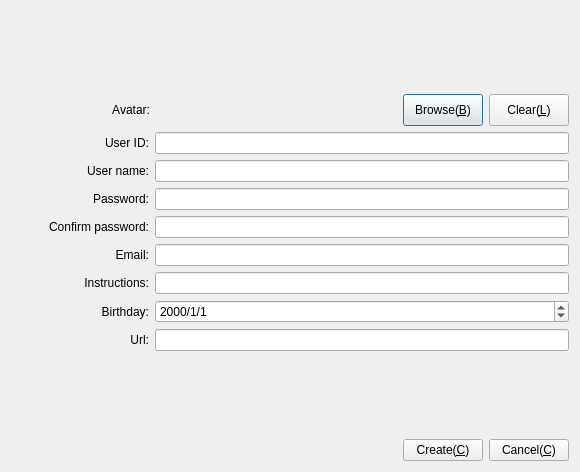
<?xml version="1.0" encoding="UTF-8"?>
<ui version="4.0">
 <class>CDlgRegister</class>
 <widget class="QDialog" name="CDlgRegister">
  <property name="windowModality">
   <enum>Qt::NonModal</enum>
  </property>
  <property name="geometry">
   <rect>
    <x>0</x>
    <y>0</y>
    <width>580</width>
    <height>472</height>
   </rect>
  </property>
  <property name="sizePolicy">
   <sizepolicy hsizetype="Preferred" vsizetype="Preferred">
    <horstretch>0</horstretch>
    <verstretch>0</verstretch>
   </sizepolicy>
  </property>
  <property name="minimumSize">
   <size>
    <width>0</width>
    <height>0</height>
   </size>
  </property>
  <property name="windowTitle">
   <string>Create account</string>
  </property>
  <property name="windowIcon">
   <iconset resource="../../Resource/Resource.qrc">
    <normaloff>:/icon/AppIcon</normaloff>:/icon/AppIcon</iconset>
  </property>
  <layout class="QGridLayout" name="gridLayout">
   <item row="0" column="0">
    <spacer name="verticalSpacer_2">
     <property name="orientation">
      <enum>Qt::Vertical</enum>
     </property>
     <property name="sizeHint" stdset="0">
      <size>
       <width>20</width>
       <height>40</height>
      </size>
     </property>
    </spacer>
   </item>
   <item row="2" column="0">
    <layout class="QHBoxLayout" name="horizontalLayout">
     <item>
      <widget class="QLabel" name="label_6">
       <property name="sizePolicy">
        <sizepolicy hsizetype="Preferred" vsizetype="Preferred">
         <horstretch>1</horstretch>
         <verstretch>0</verstretch>
        </sizepolicy>
       </property>
       <property name="minimumSize">
        <size>
         <width>0</width>
         <height>0</height>
        </size>
       </property>
       <property name="text">
        <string>User ID:</string>
       </property>
       <property name="alignment">
        <set>Qt::AlignRight|Qt::AlignTrailing|Qt::AlignVCenter</set>
       </property>
       <property name="wordWrap">
        <bool>true</bool>
       </property>
      </widget>
     </item>
     <item>
      <widget class="QLineEdit" name="txtId">
       <property name="sizePolicy">
        <sizepolicy hsizetype="Preferred" vsizetype="Preferred">
         <horstretch>3</horstretch>
         <verstretch>0</verstretch>
        </sizepolicy>
       </property>
       <property name="maximumSize">
        <size>
         <width>16777215</width>
         <height>16777215</height>
        </size>
       </property>
      </widget>
     </item>
    </layout>
   </item>
   <item row="8" column="0">
    <layout class="QHBoxLayout" name="horizontalLayout_8">
     <item>
      <widget class="QLabel" name="label_7">
       <property name="sizePolicy">
        <sizepolicy hsizetype="Preferred" vsizetype="Preferred">
         <horstretch>1</horstretch>
         <verstretch>0</verstretch>
        </sizepolicy>
       </property>
       <property name="minimumSize">
        <size>
         <width>0</width>
         <height>0</height>
        </size>
       </property>
       <property name="text">
        <string>Birthday:</string>
       </property>
       <property name="alignment">
        <set>Qt::AlignRight|Qt::AlignTrailing|Qt::AlignVCenter</set>
       </property>
       <property name="wordWrap">
        <bool>true</bool>
       </property>
      </widget>
     </item>
     <item>
      <widget class="QDateEdit" name="dtBirthday">
       <property name="sizePolicy">
        <sizepolicy hsizetype="Preferred" vsizetype="Preferred">
         <horstretch>3</horstretch>
         <verstretch>0</verstretch>
        </sizepolicy>
       </property>
       <property name="maximumSize">
        <size>
         <width>16777215</width>
         <height>16777215</height>
        </size>
       </property>
       <property name="displayFormat">
        <string>yyyy/M/d</string>
       </property>
      </widget>
     </item>
    </layout>
   </item>
   <item row="5" column="0">
    <layout class="QHBoxLayout" name="horizontalLayout_4">
     <item>
      <widget class="QLabel" name="label_3">
       <property name="sizePolicy">
        <sizepolicy hsizetype="Preferred" vsizetype="Preferred">
         <horstretch>1</horstretch>
         <verstretch>0</verstretch>
        </sizepolicy>
       </property>
       <property name="minimumSize">
        <size>
         <width>0</width>
         <height>0</height>
        </size>
       </property>
       <property name="text">
        <string>Confirm password:</string>
       </property>
       <property name="alignment">
        <set>Qt::AlignRight|Qt::AlignTrailing|Qt::AlignVCenter</set>
       </property>
       <property name="wordWrap">
        <bool>true</bool>
       </property>
      </widget>
     </item>
     <item>
      <widget class="QLineEdit" name="txtConfirmPassword">
       <property name="sizePolicy">
        <sizepolicy hsizetype="Preferred" vsizetype="Preferred">
         <horstretch>3</horstretch>
         <verstretch>0</verstretch>
        </sizepolicy>
       </property>
       <property name="minimumSize">
        <size>
         <width>0</width>
         <height>0</height>
        </size>
       </property>
       <property name="maximumSize">
        <size>
         <width>16777215</width>
         <height>16777215</height>
        </size>
       </property>
       <property name="echoMode">
        <enum>QLineEdit::Password</enum>
       </property>
      </widget>
     </item>
    </layout>
   </item>
   <item row="9" column="0">
    <layout class="QHBoxLayout" name="horizontalLayout_10">
     <item>
      <widget class="QLabel" name="label_8">
       <property name="sizePolicy">
        <sizepolicy hsizetype="Preferred" vsizetype="Preferred">
         <horstretch>1</horstretch>
         <verstretch>0</verstretch>
        </sizepolicy>
       </property>
       <property name="minimumSize">
        <size>
         <width>0</width>
         <height>0</height>
        </size>
       </property>
       <property name="text">
        <string>Url:</string>
       </property>
       <property name="alignment">
        <set>Qt::AlignRight|Qt::AlignTrailing|Qt::AlignVCenter</set>
       </property>
       <property name="wordWrap">
        <bool>true</bool>
       </property>
      </widget>
     </item>
     <item>
      <widget class="QLineEdit" name="txtUrl">
       <property name="sizePolicy">
        <sizepolicy hsizetype="Preferred" vsizetype="Preferred">
         <horstretch>3</horstretch>
         <verstretch>0</verstretch>
        </sizepolicy>
       </property>
       <property name="minimumSize">
        <size>
         <width>0</width>
         <height>0</height>
        </size>
       </property>
       <property name="maximumSize">
        <size>
         <width>16777215</width>
         <height>16777215</height>
        </size>
       </property>
      </widget>
     </item>
    </layout>
   </item>
   <item row="3" column="0">
    <layout class="QHBoxLayout" name="horizontalLayout_2">
     <item>
      <widget class="QLabel" name="label">
       <property name="sizePolicy">
        <sizepolicy hsizetype="Preferred" vsizetype="Preferred">
         <horstretch>1</horstretch>
         <verstretch>0</verstretch>
        </sizepolicy>
       </property>
       <property name="minimumSize">
        <size>
         <width>0</width>
         <height>0</height>
        </size>
       </property>
       <property name="text">
        <string>User name:</string>
       </property>
       <property name="alignment">
        <set>Qt::AlignRight|Qt::AlignTrailing|Qt::AlignVCenter</set>
       </property>
       <property name="wordWrap">
        <bool>true</bool>
       </property>
      </widget>
     </item>
     <item>
      <widget class="QLineEdit" name="txtUser">
       <property name="sizePolicy">
        <sizepolicy hsizetype="Preferred" vsizetype="Preferred">
         <horstretch>3</horstretch>
         <verstretch>0</verstretch>
        </sizepolicy>
       </property>
       <property name="minimumSize">
        <size>
         <width>0</width>
         <height>0</height>
        </size>
       </property>
       <property name="maximumSize">
        <size>
         <width>16777215</width>
         <height>16777215</height>
        </size>
       </property>
      </widget>
     </item>
    </layout>
   </item>
   <item row="4" column="0">
    <layout class="QHBoxLayout" name="horizontalLayout_3">
     <item>
      <widget class="QLabel" name="label_2">
       <property name="sizePolicy">
        <sizepolicy hsizetype="Preferred" vsizetype="Preferred">
         <horstretch>1</horstretch>
         <verstretch>0</verstretch>
        </sizepolicy>
       </property>
       <property name="minimumSize">
        <size>
         <width>0</width>
         <height>0</height>
        </size>
       </property>
       <property name="text">
        <string>Password:</string>
       </property>
       <property name="alignment">
        <set>Qt::AlignRight|Qt::AlignTrailing|Qt::AlignVCenter</set>
       </property>
       <property name="wordWrap">
        <bool>true</bool>
       </property>
      </widget>
     </item>
     <item>
      <widget class="QLineEdit" name="txtPassword">
       <property name="sizePolicy">
        <sizepolicy hsizetype="Preferred" vsizetype="Preferred">
         <horstretch>3</horstretch>
         <verstretch>0</verstretch>
        </sizepolicy>
       </property>
       <property name="minimumSize">
        <size>
         <width>0</width>
         <height>0</height>
        </size>
       </property>
       <property name="maximumSize">
        <size>
         <width>16777215</width>
         <height>16777215</height>
        </size>
       </property>
       <property name="echoMode">
        <enum>QLineEdit::Password</enum>
       </property>
      </widget>
     </item>
    </layout>
   </item>
   <item row="1" column="0">
    <layout class="QHBoxLayout" name="horizontalLayout_9">
     <item>
      <widget class="QLabel" name="label_9">
       <property name="sizePolicy">
        <sizepolicy hsizetype="Maximum" vsizetype="Preferred">
         <horstretch>0</horstretch>
         <verstretch>0</verstretch>
        </sizepolicy>
       </property>
       <property name="minimumSize">
        <size>
         <width>139</width>
         <height>0</height>
        </size>
       </property>
       <property name="text">
        <string>Avatar:</string>
       </property>
       <property name="alignment">
        <set>Qt::AlignRight|Qt::AlignTrailing|Qt::AlignVCenter</set>
       </property>
      </widget>
     </item>
     <item>
      <layout class="QHBoxLayout" name="horizontalLayout_11">
       <item>
        <widget class="QLabel" name="lbPhoto">
         <property name="sizePolicy">
          <sizepolicy hsizetype="Fixed" vsizetype="Fixed">
           <horstretch>0</horstretch>
           <verstretch>0</verstretch>
          </sizepolicy>
         </property>
         <property name="minimumSize">
          <size>
           <width>32</width>
           <height>32</height>
          </size>
         </property>
         <property name="maximumSize">
          <size>
           <width>32</width>
           <height>32</height>
          </size>
         </property>
         <property name="text">
          <string/>
         </property>
         <property name="pixmap">
          <pixmap resource="../../Resource/Resource.qrc">:/icon/AppIcon</pixmap>
         </property>
         <property name="scaledContents">
          <bool>true</bool>
         </property>
        </widget>
       </item>
       <item>
        <spacer name="horizontalSpacer_2">
         <property name="orientation">
          <enum>Qt::Horizontal</enum>
         </property>
         <property name="sizeHint" stdset="0">
          <size>
           <width>40</width>
           <height>20</height>
          </size>
         </property>
        </spacer>
       </item>
       <item>
        <widget class="QPushButton" name="pbBrowse">
         <property name="sizePolicy">
          <sizepolicy hsizetype="Preferred" vsizetype="Preferred">
           <horstretch>0</horstretch>
           <verstretch>0</verstretch>
          </sizepolicy>
         </property>
         <property name="text">
          <string>Browse(&amp;B)</string>
         </property>
        </widget>
       </item>
       <item>
        <widget class="QPushButton" name="pbClear">
         <property name="sizePolicy">
          <sizepolicy hsizetype="Preferred" vsizetype="Preferred">
           <horstretch>0</horstretch>
           <verstretch>0</verstretch>
          </sizepolicy>
         </property>
         <property name="toolTip">
          <string>Clear Avatar</string>
         </property>
         <property name="text">
          <string>Clear(&amp;L)</string>
         </property>
        </widget>
       </item>
      </layout>
     </item>
    </layout>
   </item>
   <item row="6" column="0">
    <layout class="QHBoxLayout" name="horizontalLayout_5">
     <item>
      <widget class="QLabel" name="label_4">
       <property name="sizePolicy">
        <sizepolicy hsizetype="Preferred" vsizetype="Preferred">
         <horstretch>1</horstretch>
         <verstretch>0</verstretch>
        </sizepolicy>
       </property>
       <property name="minimumSize">
        <size>
         <width>0</width>
         <height>0</height>
        </size>
       </property>
       <property name="text">
        <string>Email:</string>
       </property>
       <property name="alignment">
        <set>Qt::AlignRight|Qt::AlignTrailing|Qt::AlignVCenter</set>
       </property>
       <property name="wordWrap">
        <bool>true</bool>
       </property>
      </widget>
     </item>
     <item>
      <widget class="QLineEdit" name="txtemail">
       <property name="sizePolicy">
        <sizepolicy hsizetype="Preferred" vsizetype="Preferred">
         <horstretch>3</horstretch>
         <verstretch>0</verstretch>
        </sizepolicy>
       </property>
       <property name="minimumSize">
        <size>
         <width>0</width>
         <height>0</height>
        </size>
       </property>
       <property name="maximumSize">
        <size>
         <width>16777215</width>
         <height>16777215</height>
        </size>
       </property>
      </widget>
     </item>
    </layout>
   </item>
   <item row="7" column="0">
    <layout class="QHBoxLayout" name="horizontalLayout_6">
     <item>
      <widget class="QLabel" name="label_5">
       <property name="sizePolicy">
        <sizepolicy hsizetype="Preferred" vsizetype="Preferred">
         <horstretch>1</horstretch>
         <verstretch>0</verstretch>
        </sizepolicy>
       </property>
       <property name="minimumSize">
        <size>
         <width>0</width>
         <height>0</height>
        </size>
       </property>
       <property name="text">
        <string>Instructions:</string>
       </property>
       <property name="alignment">
        <set>Qt::AlignRight|Qt::AlignTrailing|Qt::AlignVCenter</set>
       </property>
       <property name="wordWrap">
        <bool>true</bool>
       </property>
      </widget>
     </item>
     <item>
      <widget class="QLineEdit" name="txtInstructions">
       <property name="sizePolicy">
        <sizepolicy hsizetype="Preferred" vsizetype="Preferred">
         <horstretch>3</horstretch>
         <verstretch>0</verstretch>
        </sizepolicy>
       </property>
       <property name="minimumSize">
        <size>
         <width>0</width>
         <height>0</height>
        </size>
       </property>
       <property name="maximumSize">
        <size>
         <width>16777215</width>
         <height>16777215</height>
        </size>
       </property>
      </widget>
     </item>
    </layout>
   </item>
   <item row="11" column="0">
    <layout class="QHBoxLayout" name="horizontalLayout_7">
     <item>
      <spacer name="horizontalSpacer">
       <property name="orientation">
        <enum>Qt::Horizontal</enum>
       </property>
       <property name="sizeHint" stdset="0">
        <size>
         <width>40</width>
         <height>20</height>
        </size>
       </property>
      </spacer>
     </item>
     <item>
      <widget class="QPushButton" name="pbCreate">
       <property name="sizePolicy">
        <sizepolicy hsizetype="Preferred" vsizetype="Preferred">
         <horstretch>0</horstretch>
         <verstretch>0</verstretch>
        </sizepolicy>
       </property>
       <property name="minimumSize">
        <size>
         <width>0</width>
         <height>0</height>
        </size>
       </property>
       <property name="toolTip">
        <string>Register new account</string>
       </property>
       <property name="text">
        <string>Create(&amp;C)</string>
       </property>
       <property name="icon">
        <iconset resource="../../Resource/Resource.qrc">
         <normaloff>:/icon/AddAccount</normaloff>:/icon/AddAccount</iconset>
       </property>
       <property name="autoDefault">
        <bool>true</bool>
       </property>
       <property name="default">
        <bool>false</bool>
       </property>
      </widget>
     </item>
     <item>
      <widget class="QPushButton" name="pbCancel">
       <property name="sizePolicy">
        <sizepolicy hsizetype="Preferred" vsizetype="Preferred">
         <horstretch>0</horstretch>
         <verstretch>0</verstretch>
        </sizepolicy>
       </property>
       <property name="minimumSize">
        <size>
         <width>0</width>
         <height>0</height>
        </size>
       </property>
       <property name="maximumSize">
        <size>
         <width>16777215</width>
         <height>16777215</height>
        </size>
       </property>
       <property name="toolTip">
        <string>Cancle</string>
       </property>
       <property name="text">
        <string>Cancel(&amp;C)</string>
       </property>
       <property name="icon">
        <iconset resource="../../Resource/Resource.qrc">
         <normaloff>:/icon/Cancel</normaloff>:/icon/Cancel</iconset>
       </property>
       <property name="autoDefault">
        <bool>true</bool>
       </property>
       <property name="default">
        <bool>false</bool>
       </property>
      </widget>
     </item>
    </layout>
   </item>
   <item row="10" column="0">
    <spacer name="verticalSpacer">
     <property name="orientation">
      <enum>Qt::Vertical</enum>
     </property>
     <property name="sizeHint" stdset="0">
      <size>
       <width>20</width>
       <height>40</height>
      </size>
     </property>
    </spacer>
   </item>
  </layout>
 </widget>
 <resources>
  <include location="../../Resource/Resource.qrc"/>
  <include location="../../Resource/Resource.qrc"/>
  <include location="../../Resource/Resource.qrc"/>
 </resources>
 <connections/>
</ui>
